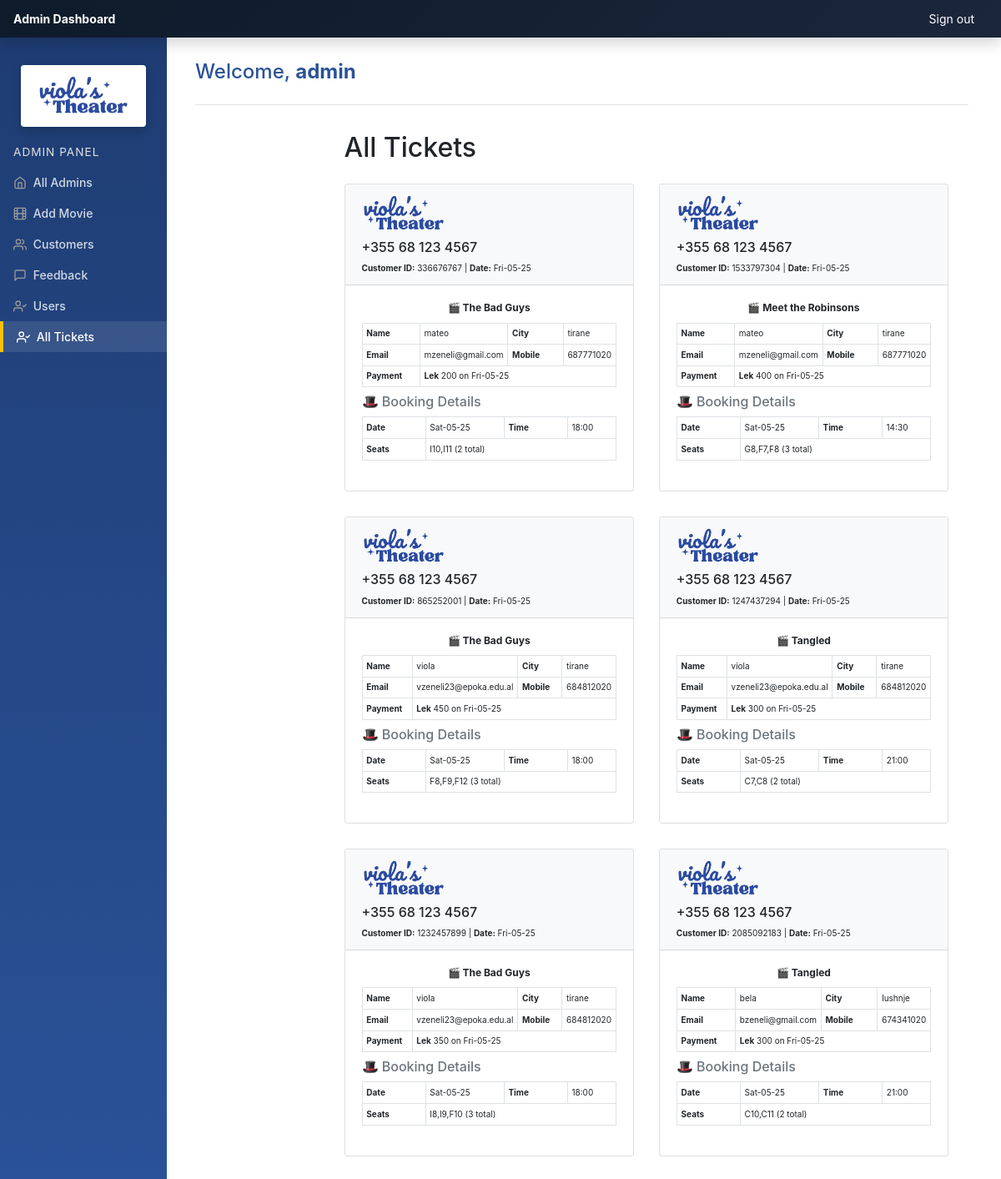
The app's page /admin/all_tickets.php (signed in) with its own data.
### tables this page shows
CREATE TABLE `customers` (
  `id` int(10) NOT NULL,
  `uid` int(10) NOT NULL,
  `movie` varchar(100) NOT NULL,
  `show_time` varchar(100) NOT NULL,
  `seat` varchar(100) NOT NULL,
  `totalseat` varchar(100) NOT NULL,
  `price` varchar(100) NOT NULL,
  `payment_date` varchar(100) NOT NULL,
  `booking_date` varchar(100) NOT NULL,
  `card_name` varchar(100) NOT NULL,
  `card_number` varchar(25) NOT NULL,
  `ex_date` varchar(100) NOT NULL,
  `cvv` int(5) NOT NULL,
  `custemer_id` int(15) NOT NULL
);

CREATE TABLE `user` (
  `id` int(25) NOT NULL,
  `username` varchar(100) NOT NULL,
  `email` varchar(100) NOT NULL,
  `mobile` int(10) NOT NULL,
  `city` varchar(25) NOT NULL,
  `pass` varchar(255) NOT NULL,
  `img` varchar(255) DEFAULT NULL,
  `created_at` datetime DEFAULT current_timestamp()
);

### admin/all_tickets.php (the view, shortened to what this page needs)
<?php
include_once 'Database.php';
?>
<!doctype html>
<html lang="en">
  <head>
    <link rel="stylesheet" href="https://cdn.jsdelivr.net/npm/bootstrap@4.6.2/dist/css/bootstrap.min.css">
  </head>
  <body>
    <?php include_once("./templates/top.php"); ?>
    <?php include_once("./templates/navbar.php"); ?>
    <div class="container-fluid">
      <div class="row">
        <?php include "./templates/sidebar.php"; ?>
        <main role="main" class="col-md-10 ml-sm-auto col-lg-10 pt-3 px-4">
          <h2 class="mb-4">All Tickets</h2>
          <div class="row">
            <?php
              $result = mysqli_query($conn, "SELECT c.movie, c.booking_date, c.show_time, c.seat, c.totalseat, c.price, c.payment_date, c.custemer_id, u.username, u.email, u.mobile, u.city FROM customers c INNER JOIN user u ON c.uid = u.id");
              while ($row = mysqli_fetch_assoc($result)) {
            ?>
              <div class="col-md-6">
                <div class="card">
                  <div class="card-header bg-light">
                    <img src="../img/logo.png" class="mb-2" width="100">
                    <h6 class="mb-2">+355 68 123 4567</h6>
                    <p class="mb-0"><strong>Customer ID:</strong> <?= $row['custemer_id'] ?> | <strong>Date:</strong> <?= $row['payment_date'] ?></p>
                  </div>
                  <div class="card-body">
                    <h5 class="ticket-title text-center">🎬 <?= $row['movie'] ?></h5>
                    <div class="table-responsive">
                      <table class="table table-bordered table-sm mb-2">
                        <tr>
                          <th>Name</th><td><?= $row['username'] ?></td>
                          <th>City</th><td><?= $row['city'] ?></td>
                        </tr>
                        <tr>
                          <th>Email</th><td><?= $row['email'] ?></td>
                          <th>Mobile</th><td><?= $row['mobile'] ?></td>
                        </tr>
                        <tr>
                          <th>Payment</th>
                          <td colspan="3">
                            <span style="font-weight:bold;">Lek</span> <?= $row['price'] ?> on <?= $row['payment_date'] ?>
                          </td>
                        </tr>
                      </table>
                      <h6 class="text-muted">🎩 Booking Details</h6>
                      <table class="table table-bordered table-sm">
                        <tr>
                          <th>Date</th><td><?= $row['booking_date'] ?></td>
                          <th>Time</th><td><?= $row['show_time'] ?></td>
                        </tr>
                        <tr>
                          <th>Seats</th><td colspan="3"><?= $row['seat'] ?> (<?= $row['totalseat'] ?> total)</td>
                        </tr>
                      </table>
                    </div>
                  </div>
                </div>
              </div>
            <?php } ?>
          </div>
        </main>
      </div>
    <?php include_once("./templates/footer.php"); ?>
  </body>
</html>

### admin/css/dashboard.css (style rules this page uses)
body { font-size: .875rem; }
[role="main"] { padding-top: 133px; }
@media (min-width: 768px) { [role="main"] { padding-top: 48px; } }

### admin/all_tickets.php (style rules this page uses)
.card { margin-bottom: 30px; font-size: 10px; }
.ticket-title { font-size: 12px; font-weight: bold; margin-bottom: 10px; }
.table td, .table th { padding: 0.25rem 0.4rem; vertical-align: middle; font-size: 10px; }
.table-sm th { width: 25%; }

### records on screen
customers: custemer "336676767", payment_date "Fri-05-25", movie "The Bad Guys", user.username "mateo", user.city "tirane", user.email "mzeneli@gmail.com", user.mobile "687771020", price "200", booking_date "Sat-05-25", show_time "18:00", seat "I10,I11", totalseat "2"
customers: custemer "1533797304", payment_date "Fri-05-25", movie "Meet the Robinsons", user.username "mateo", user.city "tirane", user.email "mzeneli@gmail.com", user.mobile "687771020", price "400", booking_date "Sat-05-25", show_time "14:30", seat "G8,F7,F8", totalseat "3"
customers: custemer "865252001", payment_date "Fri-05-25", movie "The Bad Guys", user.username "viola", user.city "tirane", user.email "vzeneli23@epoka.edu.al", user.mobile "684812020", price "450", booking_date "Sat-05-25", show_time "18:00", seat "F8,F9,F12", totalseat "3"
customers: custemer "1247437294", payment_date "Fri-05-25", movie "Tangled", user.username "viola", user.city "tirane", user.email "vzeneli23@epoka.edu.al", user.mobile "684812020", price "300", booking_date "Sat-05-25", show_time "21:00", seat "C7,C8", totalseat "2"
customers: custemer "1232457899", payment_date "Fri-05-25", movie "The Bad Guys", user.username "viola", user.city "tirane", user.email "vzeneli23@epoka.edu.al", user.mobile "684812020", price "350", booking_date "Sat-05-25", show_time "18:00", seat "I8,I9,F10", totalseat "3"
customers: custemer "2085092183", payment_date "Fri-05-25", movie "Tangled", user.username "bela", user.city "lushnje", user.email "bzeneli@gmail.com", user.mobile "674341020", price "300", booking_date "Sat-05-25", show_time "21:00", seat "C10,C11", totalseat "2"

### other values on screen
$_SESSION["admin"] "admin"
